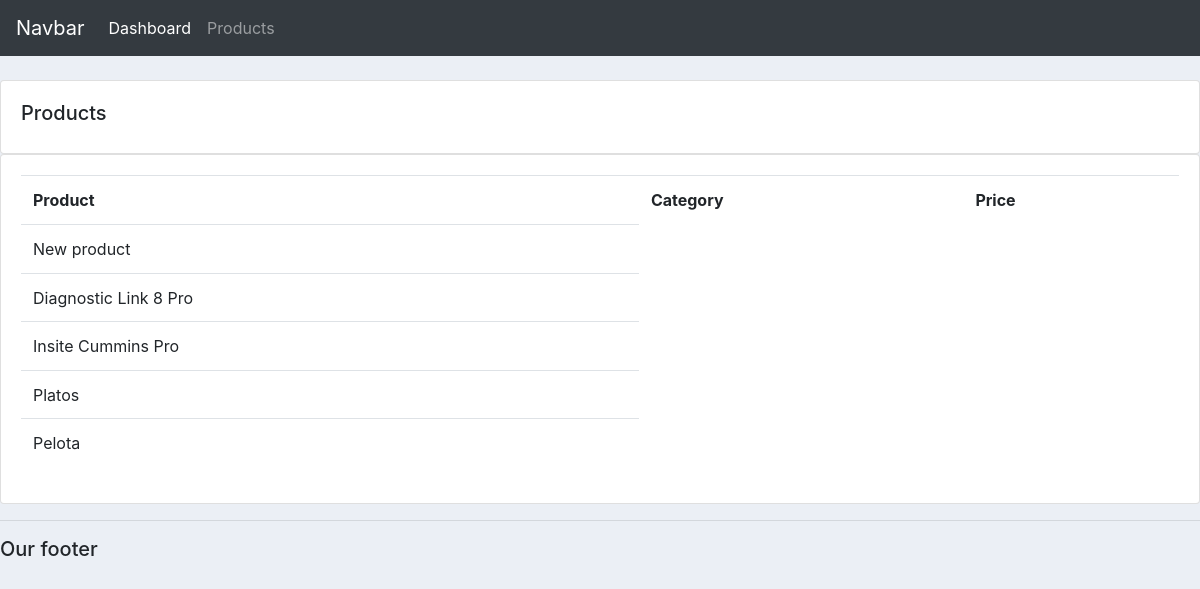
Screenshot of /products/ with the database file from the repository.
### accounts/models.py (models this page shows, shortened)
class Product(models.Model):
    CATEGORY = (
        ('Indoor', 'Indoor'),
        ('Out Door', 'Out Door'),
    )
    name         = models.CharField(max_length=200, null=True)
    price        = models.FloatField(null=True)
    category     = models.CharField(max_length=200, null=True, choices=CATEGORY)
    description  = models.CharField(max_length=200, null=True, blank=True)
    date_created = models.DateTimeField(auto_now_add=True, null=True)
    tags         = models.ManyToManyField(Tag)

### accounts/views.py (the view)
# urls.py: path('products/', views.products, name="products"),
def products(request):
	products = Product.objects.all()
	return render(request, 'accounts/products.html', {'products': products})

### accounts/templates/accounts/products.html
{% extends 'accounts/main.html' %}
{% block content %}
<br>
		<div class="row">
			<div class="col-md">
				<div class="card card-body">
					<h5>Products</h5>
				</div>
				<div class="card card-body">
					<table class="table">
						<tr>
							<th>Product</th>
							<th>Category</th>
							<th>Price</th>
						</tr>
						{% for i in products %}
							<tr>
								<td>{{ i.name }}</td>
							<tr>
						{% endfor %}
					</table>
				</div>
			</div>
		</div>
{% endblock %}

### accounts/templates/accounts/main.html (style rules this page uses)
body { background-color: #ebeff5; }

### rows the page displays
Product: name "New product"
Product: name "Diagnostic Link 8 Pro"
Product: name "Insite Cummins Pro"
Product: name "Platos"
Product: name "Pelota"
